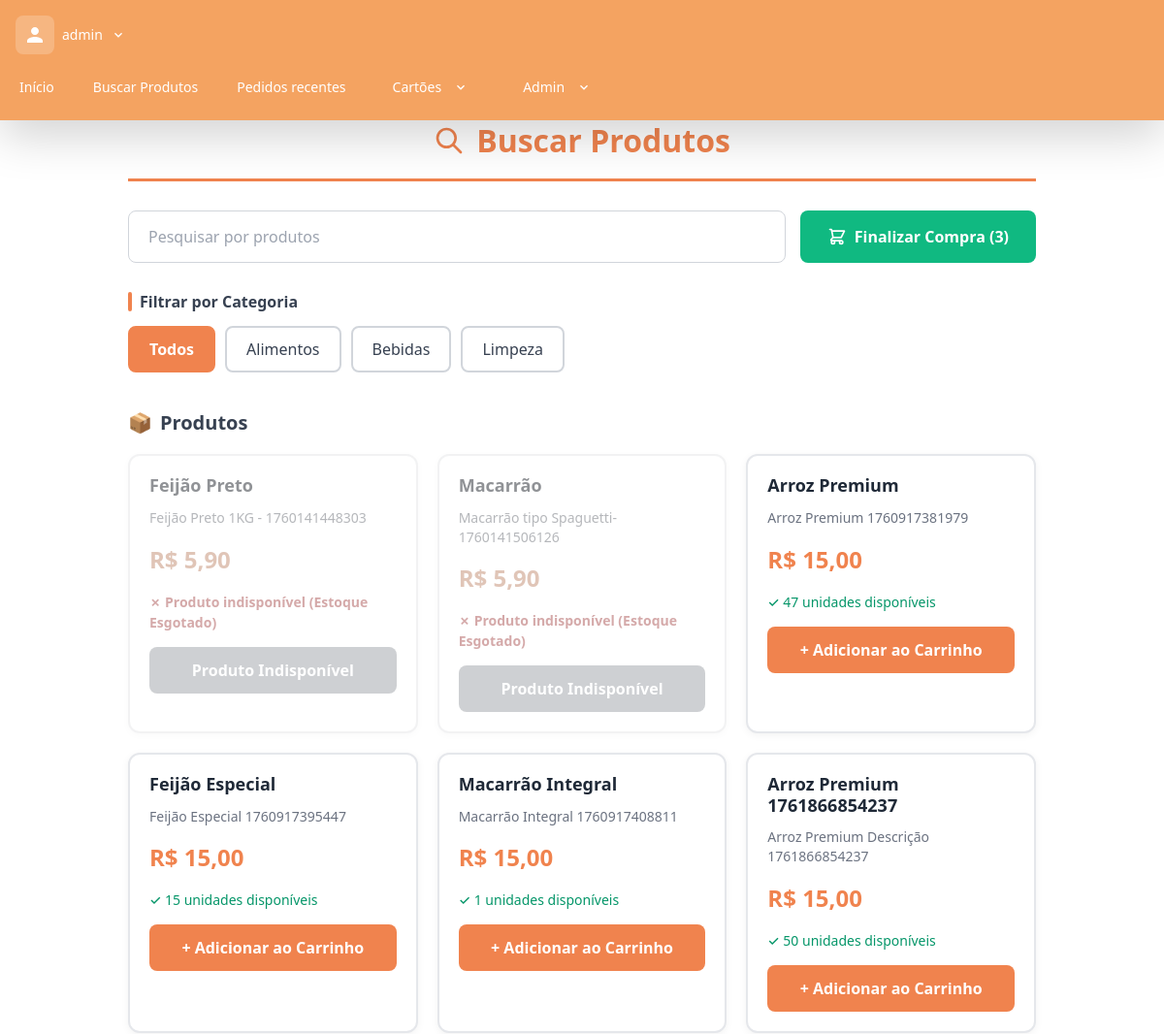
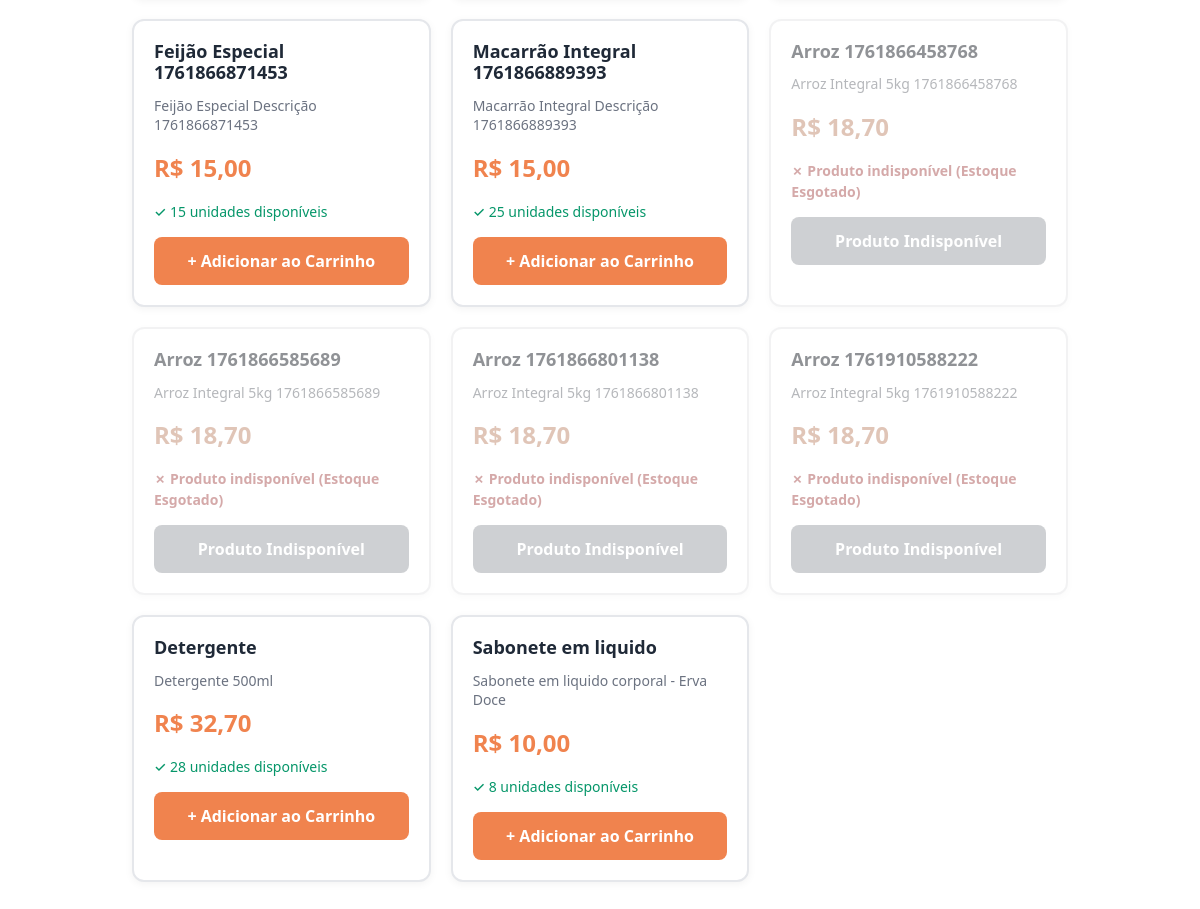
The page /busca/ (signed in) on the database its author committed (2 pictures, top to bottom).
### mercadocesar/models.py (models this page shows, shortened)
class Produto(models.Model):
	nome = models.CharField(max_length=30, unique=True)
	codigo = models.CharField(max_length=30, unique=True)
	descricao = models.CharField(max_length=200, default="", unique=True)
	categoria = models.CharField(max_length=50)
	preco_custo = models.DecimalField(
		max_digits=10,
		decimal_places=2,
		validators=[MinValueValidator(0)]
	)
	preco = models.DecimalField(
		max_digits=10,
		decimal_places=2,
		validators=[MinValueValidator(0)]
	)
	unidade_medida = models.CharField(max_length=20)
	class Meta:
		constraints = [
			CheckConstraint(check=~Q(codigo=""), name='codigo_nao_vazio'),
   			CheckConstraint(check=~Q(descricao=""), name='descricao_nao_vazia'),
			CheckConstraint(check=~Q(categoria=""), name='categoria_nao_vazia'),
			CheckConstraint(check=~Q(unidade_medida=""), name='unidade_medida_nao_vazia'),
		]
	def estoque_total(self):
		from django.db.models import Sum
		total = self.estoque_set.aggregate(Sum('quantidade'))['quantidade__sum']
		return total if total is not None else 0

### mercadocesar/views.py (the view, shortened to what this page needs)
# urls.py: path('busca/', buscar_itens, name= 'busca'),
@login_required
def buscar_itens(request):
    todos_produtos = Produto.objects.all().order_by('categoria', 'id')
    produtos_destaque = []
    categoria_vistas = set()
    for produto in todos_produtos:
        if produto.categoria not in categoria_vistas:
            produtos_destaque.append(produto)
            categoria_vistas.add(produto.categoria)
    carrinho = obter_carrinho_ativo(request.user)
    total_itens = sum(item.quantidade for item in carrinho.itens.all()) if carrinho else 0
    contexto = {
        'todos_produtos': todos_produtos,
        'produtos_destaque': produtos_destaque,
        'carrinho': carrinho,
        'total_itens': total_itens
    }
    return render(request, 'buscar_itens.html', contexto)

### mercadocesar/views.py (called while the page is built)
def obter_carrinho_ativo(usuario):
    return Carrinho.objects.filter(usuario=usuario, ativo=True).first()

### mercadocesar/templates/buscar_itens.html (shortened to what this page needs)
{% extends "base.html" %}
{% load static %}
{% block content %}
    <div style="max-width: 1200px; margin: 0 auto; padding: 30px 20px;">
        <h2 style="display: flex; align-items: center; justify-content: center; gap: 12px; color: #f0834e; font-size: 2rem; font-weight: 600; margin-bottom: 30px; padding-bottom: 20px; border-bottom: 3px solid #f0834e;">
            <svg xmlns="http://www.w3.org/2000/svg" style="width: 32px; height: 32px;" fill="none" viewBox="0 0 24 24" stroke="currentColor">
                <path stroke-linecap="round" stroke-linejoin="round" stroke-width="2" d="M21 21l-6-6m2-5a7 7 0 11-14 0 7 7 0 0114 0z" />
            </svg>
            Buscar Produtos
        </h2>
        <div style="display: flex; gap: 15px; margin-bottom: 30px; align-items: stretch; flex-wrap: wrap;">
            <div class="search-bar" style="flex: 1; min-width: 300px; display: flex;">
                <input type="text" id="barraPesquisa" placeholder="Pesquisar por produtos" style="width: 100%; padding: 14px 20px; border: 2px solid #d1d5db; border-radius: 8px; font-size: 1rem; box-sizing: border-box;">
            </div>
            <a href="{% url 'checkout' %}" style="display: inline-flex; align-items: center; justify-content: center; gap: 8px; padding: 14px 28px; background-color: #10b981; color: white; text-decoration: none; border-radius: 8px; font-size: 1rem; font-weight: 600; transition: background-color 0.2s; white-space: nowrap; box-sizing: border-box;"
               onmouseover="this.style.backgroundColor='#059669'"
               onmouseout="this.style.backgroundColor='#10b981'">
                Finalizar Compra {% if total_itens > 0 %}({{ total_itens }}){% endif %}
            </a>
        </div>
        <div style="margin-bottom: 40px;">
            <h3 style="color: #374151; font-size: 1rem; font-weight: 600; margin-bottom: 15px; display: flex; align-items: center; gap: 8px;">
                <div style="width: 4px; height: 20px; background-color: #f0834e; border-radius: 2px;"></div>
                Filtrar por Categoria
            </h3>
            <div class="categories" style="display: flex; gap: 10px; flex-wrap: wrap;">
                <button class="category-button active" data-filter="all" style="padding: 10px 20px; border: 2px solid #f0834e; background-color: #f0834e; color: white; border-radius: 8px; font-weight: 600; cursor: pointer; transition: all 0.2s;">Todos</button>
                <button class="category-button" data-filter="Alimentos" style="padding: 10px 20px; border: 2px solid #d1d5db; background-color: white; color: #374151; border-radius: 8px; font-weight: 500; cursor: pointer; transition: all 0.2s;">Alimentos</button>
                <button class="category-button" data-filter="bebidas" style="padding: 10px 20px; border: 2px solid #d1d5db; background-color: white; color: #374151; border-radius: 8px; font-weight: 500; cursor: pointer; transition: all 0.2s;">Bebidas</button>
                <button class="category-button" data-filter="Limpeza" style="padding: 10px 20px; border: 2px solid #d1d5db; background-color: white; color: #374151; border-radius: 8px; font-weight: 500; cursor: pointer; transition: all 0.2s;">Limpeza</button>
            </div>
        </div>
        <h3 id="todosProdutosTitulo" style="color: #374151; font-size: 1.25rem; font-weight: 600; margin-bottom: 20px; display: flex; align-items: center; gap: 8px;">
            <span style="color: #6b7280;">📦</span>
            Produtos
        </h3>
        <div id="allProductsGridContainer" style="display: block;">
            <div class="all-products-grid product-grid" style="display: grid; grid-template-columns: repeat(auto-fill, minmax(280px, 1fr)); gap: 20px;">
                {% for produto in todos_produtos %}
                    <div class="product-card" data-categoria="{{ produto.categoria }}" style="background: white; border: 2px solid #e5e7eb; border-radius: 12px; padding: 20px; transition: all 0.3s; box-shadow: 0 2px 8px rgba(0,0,0,0.05); {% if produto.estoque_total == 0 %}opacity: 0.5; filter: grayscale(50%);{% endif %}"
                         {% if produto.estoque_total > 0 %}onmouseover="this.style.borderColor='#f0834e'; this.style.boxShadow='0 4px 12px rgba(240, 131, 78, 0.2)'"
                         onmouseout="this.style.borderColor='#e5e7eb'; this.style.boxShadow='0 2px 8px rgba(0,0,0,0.05)'"{% endif %}>
                        <h3 class="nomeProduto" style="color: #1f2937; font-size: 1.125rem; font-weight: 600; margin-bottom: 12px;">{{ produto.nome|default:'Nome Ausente' }}</h3>
                        <p style="color: #6b7280; font-size: 0.875rem; margin-bottom: 10px; line-height: 1.4;">{{ produto.descricao }}</p>
                        <p style="color: #f0834e; font-size: 1.5rem; font-weight: 700; margin: 15px 0;">R$ {{ produto.preco|default:'???' }}</p>
                        {% if produto.estoque_total == 0 %}
                            <p class="estoque" style="color: #ef4444; font-size: 0.875rem; font-weight: 600; margin-bottom: 15px;">✗ Produto indisponível (Estoque Esgotado)</p>
                        {% else %}
                            <p class="estoque" style="color: #059669; font-size: 0.875rem; font-weight: 500; margin-bottom: 15px;">✓ {{ produto.estoque_total }} unidades disponíveis</p>
                        {% endif %}
                        <form method="post" action="{% url 'busca' %}">
                            <button type="submit"
                                    {% if produto.estoque_total == 0 %}disabled{% endif %}
                                    style="width: 100%; padding: 12px; background-color: {% if produto.estoque_total == 0 %}#9ca3af{% else %}#f0834e{% endif %}; color: white; border: none; border-radius: 8px; font-weight: 600; cursor: {% if produto.estoque_total == 0 %}not-allowed{% else %}pointer{% endif %}; transition: background-color 0.2s;"
                                    {% if produto.estoque_total > 0 %}onmouseover="this.style.backgroundColor='#d97440'"
                                    onmouseout="this.style.backgroundColor='#f0834e'"{% endif %}>
                                {% if produto.estoque_total == 0 %}Produto Indisponível{% else %}+ Adicionar ao Carrinho{% endif %}
                            </button>
                        </form>
                    </div>
                {% endfor %}
            </div>
        </div>
    </div>
{% endblock content %}

### mercadocesar/templates/base.html (shortened to what this page needs)
{% load static %}
<!DOCTYPE html>
<html lang="pt-br">
<head>
    <script src="https://cdn.tailwindcss.com"></script>
    <link href="https://cdn.jsdelivr.net/npm/daisyui@4.4.19/dist/full.min.css" rel="stylesheet" type="text/css" />
    <link href="https://cdn.jsdelivr.net/npm/bootstrap@5.3.2/dist/css/bootstrap.min.css" rel="stylesheet">
    <link rel="stylesheet" href="{% static 'css/global_styles.css' %}">
    <link rel="stylesheet" href="{% static 'css/cartao.css' %}">
</head>
<body>
    {% block header %}
    <div class="navbar bg-[#f4a361] text-white shadow-lg fixed top-0 z-50">
        <div class="navbar-start">
            {% if user.is_authenticated %}
                <div class="dropdown dropdown-hover">
                    <label tabindex="0" class="flex items-center gap-2 hover:bg-[#e28e46] cursor-pointer px-3 py-2 rounded-lg transition-colors">
                        <div class="bg-white/20 p-2 rounded-lg flex items-center justify-center">
                            <svg xmlns="http://www.w3.org/2000/svg" class="h-6 w-6 text-white" fill="currentColor" viewBox="0 0 24 24">
                                <path d="M12 12c2.21 0 4-1.79 4-4s-1.79-4-4-4-4 1.79-4 4 1.79 4 4 4zm0 2c-2.67 0-8 1.34-8 4v2h16v-2c0-2.66-5.33-4-8-4z"/>
                            </svg>
                        </div>
                        <span class="hidden lg:inline-flex text-white text-sm font-medium max-w-[120px] truncate">{{ user.username }}</span>
                        <svg class="fill-current w-4 h-4 text-white flex-shrink-0" xmlns="http://www.w3.org/2000/svg" viewBox="0 0 24 24">
                            <path d="M7.41,8.58L12,13.17L16.59,8.58L18,10L12,16L6,10L7.41,8.58Z"/>
                        </svg>
                    </label>
                </div>
            {% else %}
                <a href="{% url 'home' %}" class="btn btn-ghost normal-case text-xl hover:bg-[#e28e46]">
                    <img src="{% static 'img/Mercado.png' %}" alt="Logo Mercado Cesar" class="h-10">
                </a>
            {% endif %}
        </div>
        <div class="navbar-center hidden lg:flex">
            <ul class="menu menu-horizontal px-1 gap-2">
                <li><a href="{% url 'home' %}" class="text-white hover:bg-[#e28e46] rounded-lg">Início</a></li>
                {% if user.is_authenticated %}
                    <li><a href="{% url 'busca' %}" class="text-white hover:bg-[#e28e46] rounded-lg">Buscar Produtos</a></li>
                    <li><a href="{% url 'pedidos_recentes' %}" class="text-white hover:bg-[#e28e46] rounded-lg">Pedidos recentes</a></li>
                    <li class="dropdown dropdown-hover dropdown-end">
                        <label tabindex="0" class="text-white hover:bg-[#e28e46] cursor-pointer px-4 py-2 rounded-lg">
                            Cartões
                            <svg class="fill-current inline-block w-4 h-4 ml-1" xmlns="http://www.w3.org/2000/svg" viewBox="0 0 24 24"><path d="M7.41,8.58L12,13.17L16.59,8.58L18,10L12,16L6,10L7.41,8.58Z"/></svg>
                        </label>
                    </li>
                    {% if user.is_superuser %}
                        <li class="dropdown dropdown-hover dropdown-end">
                            <label tabindex="0" class="text-white hover:bg-[#d97440] cursor-pointer px-4 py-2 rounded-lg">
                                Admin
                                <svg class="fill-current inline-block w-4 h-4 ml-1" xmlns="http://www.w3.org/2000/svg" viewBox="0 0 24 24"><path d="M7.41,8.58L12,13.17L16.59,8.58L18,10L12,16L6,10L7.41,8.58Z"/></svg>
                            </label>
                        </li>
                    {% endif %}
                {% else %}
                    <li><a href="{% url 'busca' %}" class="text-white hover:bg-[#d97440] rounded-lg">Produtos</a></li>
                {% endif %}
            </ul>
        </div>
    </div>
    <div class="h-16"></div>
    {% endblock %}
    <div class="min-h-screen bg-white" style="padding-bottom: 0; margin-bottom: 0;">
        <div class="container mx-auto px-4 py-8" style="padding-bottom: 0; margin-bottom: 0;">
            {% block content %}
            {% endblock %}
        </div>
    </div>
</body>
</html>

### mercadocesar/static/css/global_styles.css (style rules this page uses)
input[type="text"], input[type="email"], input[type="password"], input[type="number"], input[type="tel"], input[type="date"], input[type="search"], textarea, select { background-color: white !important; color: #1f2937 !important; border: 1px solid #d1d5db !important; }
input::placeholder, textarea::placeholder { color: #9ca3af !important; opacity: 1 !important; }
label { color: #374151 !important; font-weight: 500 !important; }
h1, h2 { color: #f0834e !important; font-weight: 600 !important; }

### mercadocesar/templates/base.html (style rules this page uses)
html, body { margin: 0 !important; padding: 0 !important; overflow-x: hidden; }
body { padding-bottom: 0 !important; }
.min-h-screen { padding-bottom: 0 !important; margin-bottom: 0 !important; }

### mercadocesar/templates/buscar_itens.html (style rules this page uses)
.category-button.active { background-color: #f0834e !important; color: white !important; border-color: #f0834e !important; }

### rows shown on the page
Produto: nome "Feijão Preto", descricao "Feijão Preto 1KG - 1760141448303", preco "5,90", shows "✗ Produto indisponível (Estoque Esgotado)", shows "Produto Indisponível"
Produto: nome "Macarrão", descricao "Macarrão tipo Spaguetti- 1760141506126", preco "5,90", shows "✗ Produto indisponível (Estoque Esgotado)", shows "Produto Indisponível"
Produto: nome "Arroz Premium", descricao "Arroz Premium 1760917381979", preco "15,00", estoque_total "47", shows "+ Adicionar ao Carrinho"
Produto: nome "Feijão Especial", descricao "Feijão Especial 1760917395447", preco "15,00", estoque_total "15", shows "+ Adicionar ao Carrinho"
Produto: nome "Macarrão Integral", descricao "Macarrão Integral 1760917408811", preco "15,00", estoque_total "1", shows "+ Adicionar ao Carrinho"
Produto: nome "Arroz Premium 1761866854237", descricao "Arroz Premium Descrição 1761866854237", preco "15,00", estoque_total "50", shows "+ Adicionar ao Carrinho"
Produto: nome "Feijão Especial 1761866871453", descricao "Feijão Especial Descrição 1761866871453", preco "15,00", estoque_total "15", shows "+ Adicionar ao Carrinho"
Produto: nome "Macarrão Integral 1761866889393", descricao "Macarrão Integral Descrição 1761866889393", preco "15,00", estoque_total "25", shows "+ Adicionar ao Carrinho"
Produto: nome "Arroz 1761866458768", descricao "Arroz Integral 5kg 1761866458768", preco "18,70", shows "✗ Produto indisponível (Estoque Esgotado)", shows "Produto Indisponível"
Produto: nome "Arroz 1761866585689", descricao "Arroz Integral 5kg 1761866585689", preco "18,70", shows "✗ Produto indisponível (Estoque Esgotado)", shows "Produto Indisponível"
Produto: nome "Arroz 1761866801138", descricao "Arroz Integral 5kg 1761866801138", preco "18,70", shows "✗ Produto indisponível (Estoque Esgotado)", shows "Produto Indisponível"
Produto: nome "Arroz 1761910588222", descricao "Arroz Integral 5kg 1761910588222", preco "18,70", shows "✗ Produto indisponível (Estoque Esgotado)", shows "Produto Indisponível"
Produto: nome "Detergente", descricao "Detergente 500ml", preco "32,70", estoque_total "28", shows "+ Adicionar ao Carrinho"
Produto: nome "Sabonete em liquido", descricao "Sabonete em liquido corporal - Erva Doce", preco "10,00", estoque_total "8", shows "+ Adicionar ao Carrinho"

### other values the page prints
{{ user.username }} "admin"
{{ total_itens }} "3"
